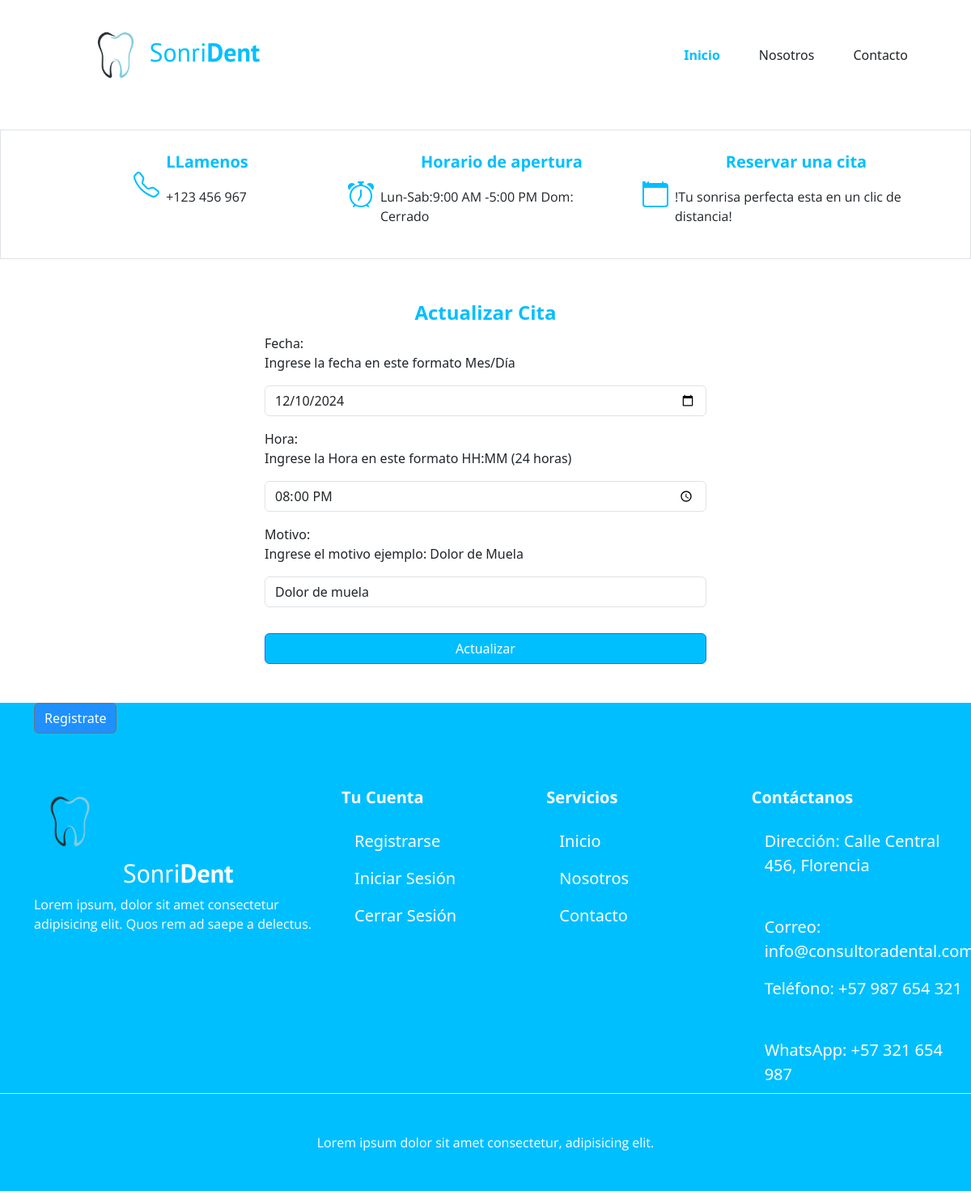
Page /actualizar-cita/8 (signed in) on the committed database.
### citas/models.py (models this page shows, shortened)
class Citas(models.Model):
    fecha_cita = models.DateField()
    hora_cita = models.TimeField()
    ESTADOS = [
        ('Pendiente', 'Pendiente'),
        ('Confirmada', 'Confirmada'),
        ('Cancelada', 'Cancelada')
    ]
    estado = models.CharField(max_length=20, choices=ESTADOS, default='Pendiente')
    motivo =models.CharField(max_length=100)
    id_usuario =models.ForeignKey(User,editable=False, on_delete=models.CASCADE, related_name='citas', verbose_name='Usuario')
    id_dentista =models.ForeignKey(Dentista,editable=False, on_delete=models.CASCADE, related_name='citas', verbose_name='Dentista' ,null=True)
    class Meta:
        verbose_name= 'Cita'
        verbose_name_plural ='Cita'

### citas/views.py (the view)
# urls.py: path('actualizar-cita/<int:id>',views.actualizarCita, name='actualizarCita'),
@login_required(login_url="loginUsuario")
def actualizarCita(request,id):
    citaActualizada = Citas.objects.get(pk=id)
    if request.method=='POST':
        formulario = FormActualizarCita(request.POST)
        if formulario.is_valid():
            formulario_data = formulario.cleaned_data
            fecha = formulario_data.get('fecha_cita')
            hora = formulario_data.get('hora_cita')
            motivo = formulario_data.get('motivo')
            citaActualizada.fecha_cita = fecha
            citaActualizada.hora_cita = hora
            citaActualizada.motivo = motivo
            citaActualizada.save()
            return redirect ('listadoCitas')
    else:
        formulario = FormActualizarCita(initial={
            'fecha_cita': citaActualizada.fecha_cita,
            'hora_cita': citaActualizada.hora_cita,
            'motivo': citaActualizada.motivo,
        })
    return render(request,'actualizarCita.html',{
        'FormularioActualizado' : formulario
    })

### citas/froms.py
class FormActualizarCita(forms.Form):
    fecha_cita = forms.DateField(
        label='Fecha',
        widget=forms.TextInput(
            attrs={
                "placeholder": "MM/DD/YYYY",
                "class": "form-control mt-3 mb-3",
                "type": "date"
            }),
        help_text="Ingrese la fecha en este formato Mes/Día",
        required=True
    )
    hora_cita = forms.TimeField(
        label='Hora',
        widget=forms.TextInput(
            attrs={
                "placeholder": "HH:MM",
                "class": "form-control mt-3 mb-3",
                "type": "time"
            }
        ),
        help_text="Ingrese la Hora en este formato HH:MM (24 horas)",
        required=True
    )
    motivo = forms.CharField(
        label='Motivo',
        max_length=200,
        widget=forms.TextInput(
            attrs={
                "placeholder": "Ingresa el Motivo",
                "class": "form-control mt-3 mb-3"
            }
        ),
        help_text="Ingrese el motivo ejemplo: Dolor de Muela",
        required=True
    )

### citas/templates/actualizarCita.html (shortened to what this page needs)
{% extends 'layouts/baseSinHero.html' %}
{% block contenido %}
<div class="container-xl">
    <div class="row d-flex justify-content-center">
        <div class="col-md-6">
            <form action="" method="POST">
                <legend class="text-center fw-bold mt-5 text-primary">
                  </svg>Actualizar Cita</legend>
                {{ FormularioActualizado }}
                <input type="submit" value="Actualizar" class="btn  btn-primary container-xl mt-3 mb-5">
            </form>
        </div>
    </div>
</div>
{% endblock  %}

### static/styles/app.css (style rules this page uses)
:root { --bs-blue :#00BFFF; --fuente-Principal : "PT Sans", sans-serif; --fuente-parrafos : "Open Sans", sans-serif; --bs-blue-secondary: #1E90FF; --bs-light : #efefef; }
.text-primary { color: var(--bs-blue)!important; }
.btn-primary { background-color: var(--bs-blue)!important; }

### rows in the picture
Citas: fecha_cita "12/10/2024", hora_cita "20:00:00", motivo "Dolor de muela"
